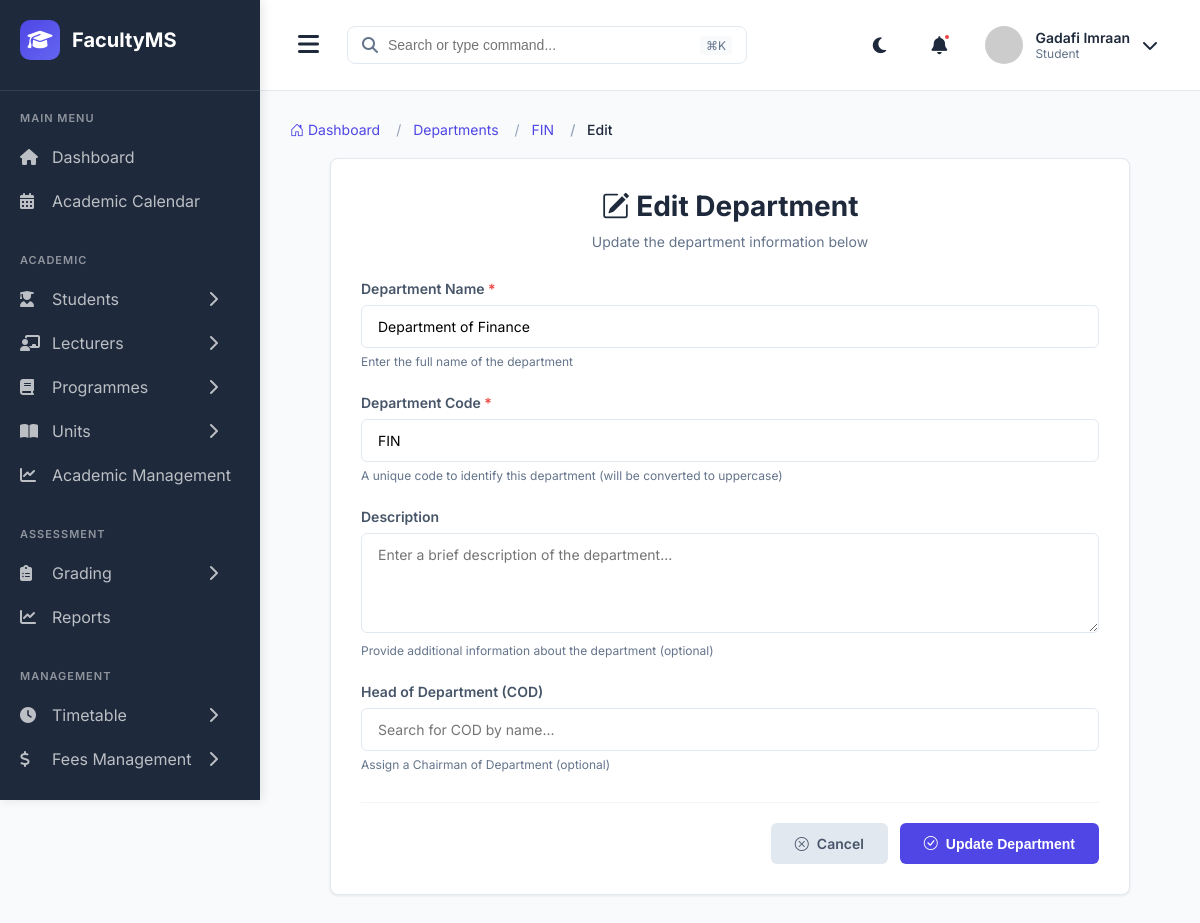
/departments/FIN/update/ (signed in), run on the app's committed database.
### main_application/models.py (models this page shows, shortened)
class User(AbstractUser):
    USER_TYPES = (
        ('STUDENT', 'Student'),
        ('LECTURER', 'Lecturer'),
        ('COD', 'Chairman of Department'),
        ('DEAN', 'Dean'),
        ('ICT_ADMIN', 'ICT Administrator'),
    )
    user_type = models.CharField(max_length=20, choices=USER_TYPES)
    phone_number = models.CharField(max_length=15, blank=True, null=True)
    profile_picture = models.ImageField(upload_to='profiles/', blank=True, null=True)
    is_active_user = models.BooleanField(default=True)
    date_joined = models.DateTimeField(auto_now_add=True)
    class Meta:
        db_table = 'users'

class Department(models.Model):
    name = models.CharField(max_length=200)
    code = models.CharField(max_length=20, unique=True)
    description = models.TextField(blank=True)
    head_of_department = models.ForeignKey(User, on_delete=models.SET_NULL, null=True, blank=True,
                                           related_name='headed_departments', limit_choices_to={'user_type': 'COD'})
    created_at = models.DateTimeField(auto_now_add=True)
    class Meta:
        db_table = 'departments'
        ordering = ['name']

### main_application/views.py (the view, shortened to what this page needs)
# urls.py: path('departments/<str:code>/update/', views.department_update, name='department_update'),
@login_required
def department_update(request, code):
    department = get_object_or_404(Department, code=code)
    assigned_head_ids = Department.objects.exclude(
        head_of_department__isnull=True
    ).exclude(id=department.id).values_list('head_of_department_id', flat=True)
    available_cods = User.objects.filter(
        user_type='COD',
        is_active_user=True
    ).exclude(id__in=assigned_head_ids).order_by('first_name', 'last_name')
    context = {
        'department': department,
        'available_cods': available_cods,
        'is_update': True,
    }
    return render(request, 'department/department_form.html', context)

### templates/department/department_form.html (shortened to what this page needs)
{% extends 'admin_base.html' %}
{% block extra_css %}
<link rel="stylesheet" href="https://cdn.jsdelivr.net/npm/bootstrap-icons@1.10.0/font/bootstrap-icons.css">
{% endblock %}
{% block content %}
<nav aria-label="breadcrumb">
    <ol class="breadcrumb">
        <li class="breadcrumb-item"><a href="{% url 'admin_dashboard' %}"><i class="bi bi-house-door"></i> Dashboard</a></li>
        <li class="breadcrumb-item"><a href="{% url 'department_list' %}">Departments</a></li>
        {% if is_update %}
        <li class="breadcrumb-item"><a href="{% url 'department_detail' department.code %}">{{ department.code }}</a></li>
        <li class="breadcrumb-item active">Edit</li>
        {% else %}
        <li class="breadcrumb-item active">Create</li>
        {% endif %}
    </ol>
</nav>
<div class="section-container">
    <div class="form-header">
        <h2>
            <i class="bi bi-{% if is_update %}pencil-square{% else %}plus-circle{% endif %}"></i>
            {% if is_update %}Edit Department{% else %}Create New Department{% endif %}
        </h2>
        <p>{% if is_update %}Update the department information below{% else %}Fill in the details to create a new department{% endif %}</p>
    </div>
    <form method="post" id="departmentForm">
        <div class="form-group">
            <label for="name">
                Department Name <span class="required">*</span>
            </label>
            <input
                type="text"
                id="name"
                name="name"
                class="form-control"
                value="{% if is_update %}{{ department.name }}{% endif %}"
                placeholder="e.g., Department of Business Administration"
                required
            >
            <small class="form-text">Enter the full name of the department</small>
        </div>
        <div class="form-group">
            <label for="code">
                Department Code <span class="required">*</span>
            </label>
            <input
                type="text"
                id="code"
                name="code"
                class="form-control"
                value="{% if is_update %}{{ department.code }}{% endif %}"
                placeholder="e.g., DBA"
                style="text-transform: uppercase;"
                maxlength="20"
                required
            >
            <small class="form-text">A unique code to identify this department (will be converted to uppercase)</small>
        </div>
        <div class="form-group">
            <label for="description">
                Description
            </label>
            <textarea
                id="description"
                name="description"
                class="form-control"
                placeholder="Enter a brief description of the department..."
            >{% if is_update %}{{ department.description }}{% endif %}</textarea>
            <small class="form-text">Provide additional information about the department (optional)</small>
        </div>
        <div class="form-group">
            <label for="head_of_department_search">
                Head of Department (COD)
            </label>
            <div class="autocomplete-container">
                <input
                    type="text"
                    id="head_of_department_search"
                    class="form-control"
                    placeholder="Search for COD by name..."
                    autocomplete="off"
                >
            </div>
            <small class="form-text">Assign a Chairman of Department (optional)</small>
        </div>
        <div class="form-actions">
            <a href="{% if is_update %}{% url 'department_detail' department.code %}{% else %}{% url 'department_list' %}{% endif %}" class="btn btn-secondary">
                <i class="bi bi-x-circle"></i> Cancel
            </a>
            <button type="submit" class="btn btn-primary">
                <i class="bi bi-check-circle"></i> {% if is_update %}Update Department{% else %}Create Department{% endif %}
            </button>
        </div>
    </form>
</div>
{% endblock %}

### templates/admin_base.html (shortened to what this page needs)
{% load static %}
<!DOCTYPE html>
<html lang="en">
<head>
    <link rel="stylesheet" href="https://cdnjs.cloudflare.com/ajax/libs/font-awesome/6.4.0/css/all.min.css">
    {% block extra_css %}{% endblock %}
</head>
<body>
    <div class="sidebar" id="sidebar">
        <div class="sidebar-header">
            <div class="logo">
                <i class="fas fa-graduation-cap"></i>
            </div>
            <span class="logo-text">FacultyMS</span>
        </div>
        <div class="menu-section">
            <div class="menu-title">Main Menu</div>
            <a href="{% url 'admin_dashboard'%}" class="menu-item {% if request.resolver_match.url_name == 'admin_dashboard' %}active{% endif %}">
                <i class="fas fa-home"></i>
                <span>Dashboard</span>
            </a>
            <a href="{% url 'admin_academic_calendar'%}" class="menu-item {% if request.resolver_match.url_name == 'admin_academic_calendar' %}active{% endif %}">
                <i class="fas fa-calendar-alt"></i>
                <span>Academic Calendar</span>
            </a>
        </div>
        <div class="menu-section">
            <div class="menu-title">Academic</div>
            <div class="menu-item has-submenu {% if 'student' in request.resolver_match.url_name %}active{% endif %}" data-submenu="students">
                <i class="fas fa-user-graduate"></i>
                <span>Students</span>
                <i class="fas fa-chevron-right arrow"></i>
            </div>
            <div class="menu-item has-submenu {% if 'lecturer' in request.resolver_match.url_name %}active{% endif %}" data-submenu="lecturers">
                <i class="fas fa-chalkboard-teacher"></i>
                <span>Lecturers</span>
                <i class="fas fa-chevron-right arrow"></i>
            </div>
            <div class="menu-item has-submenu {% if 'programme' in request.resolver_match.url_name or 'departments' in request.resolver_match.url_name %}active{% endif %}" data-submenu="programmes">
                <i class="fas fa-book"></i>
                <span>Programmes</span>
                <i class="fas fa-chevron-right arrow"></i>
            </div>
            <div class="menu-item has-submenu {% if 'units' in request.resolver_match.url_name %}active{% endif %}" data-submenu="units">
                <i class="fas fa-book-open"></i>
                <span>Units</span>
                <i class="fas fa-chevron-right arrow"></i>
            </div>
             <a href="{% url 'academic_management'%}" class="menu-item {% if request.resolver_match.url_name == 'academic_management' %}active{% endif %}">
                <i class="fas fa-chart-line"></i>
                <span>Academic Management</span>
            </a>
        </div>
        <div class="menu-section">
            <div class="menu-title">Assessment</div>
            <div class="menu-item has-submenu {% if 'grading' in request.resolver_match.url_name or 'marks' in request.resolver_match.url_name or 'assessment' in request.resolver_match.url_name %}active{% endif %}" data-submenu="grading">
                <i class="fas fa-clipboard-list"></i>
                <span>Grading</span>
                <i class="fas fa-chevron-right arrow"></i>
            </div>
            <a href="{% url 'admin_reports'%}" class="menu-item {% if request.resolver_match.url_name == 'admin_reports' %}active{% endif %}">
                <i class="fas fa-chart-line"></i>
                <span>Reports</span>
            </a>
        </div>
        <div class="menu-section">
            <div class="menu-title">Management</div>
            <div class="menu-item has-submenu {% if 'timetable' in request.resolver_match.url_name or 'venues' in request.resolver_match.url_name %}active{% endif %}" data-submenu="timetable">
                <i class="fas fa-clock"></i>
                <span>Timetable</span>
                <i class="fas fa-chevron-right arrow"></i>
            </div>
            <div class="menu-item has-submenu {% if 'fees' in request.resolver_match.url_name %}active{% endif %}" data-submenu="fees">
                <i class="fas fa-dollar-sign"></i>
                <span>Fees Management</span>
                <i class="fas fa-chevron-right arrow"></i>
            </div>
        </div>
    </div>
    <div class="main-content" id="mainContent">
        <div class="header">
            <div class="header-left">
                <button class="menu-toggle" id="menuToggle">
                    <i class="fas fa-bars"></i>
                </button>
                <div class="search-bar">
                    <i class="fas fa-search"></i>
                    <input type="text" placeholder="Search or type command...">
                    <span class="shortcut">⌘K</span>
                </div>
            </div>
            <div class="header-right">
                <div class="header-icon">
                    <i class="fas fa-moon"></i>
                </div>
                <div class="header-icon notification-icon">
                    <i class="fas fa-bell"></i>
                    <span class="notification-badge"></span>
                </div>
                <div class="user-profile">
                    <img src="https://ui-avatars.com/api/?name=Admin+User&background=4F46E5&color=fff" alt="User" class="user-avatar">
                    <div class="user-info">
                        <span class="user-name">{{ user.get_full_name|default:"Admin User" }}</span>
                        <span class="user-role">{{ user.get_user_type_display|default:"Administrator" }}</span>
                    </div>
                    <i class="fas fa-chevron-down"></i>
                </div>
            </div>
        </div>
        <div class="content">
            {% block content %}{% endblock %}
        </div>
    </div>
</body>
</html>

### data on the page
User: get_full_name "Gadafi Imraan", user_type "Student"
Department: code "FIN", name "Department of Finance"
